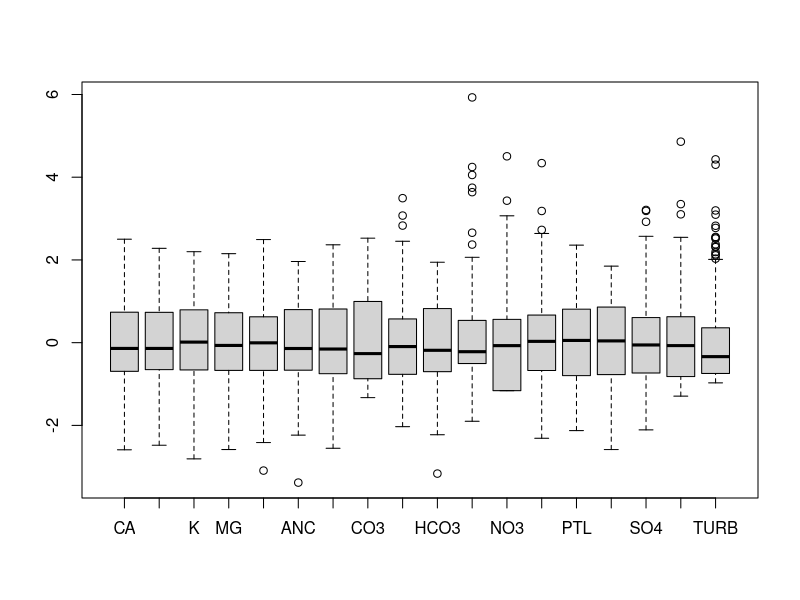
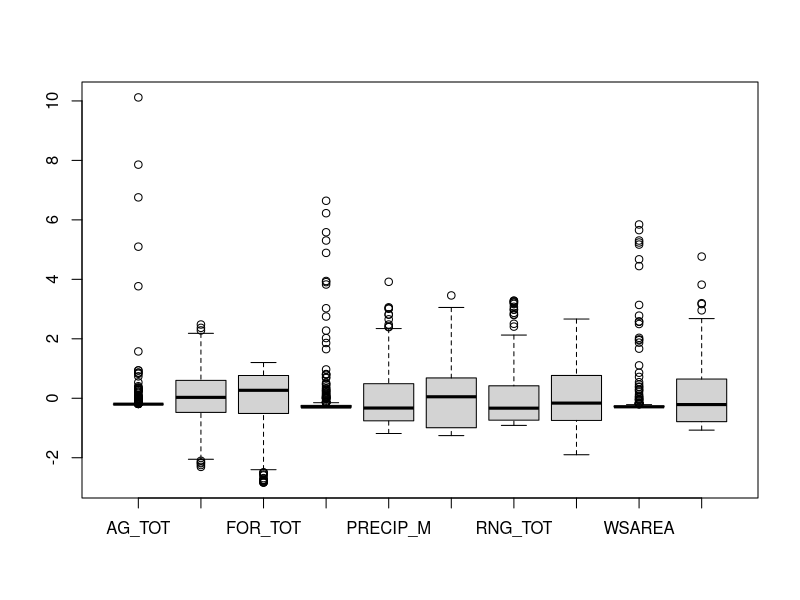

These figures' R source, in order: (Note: this script raises an error after producing the figures.)
#HW3

dta <- read.csv("wemap_pnw_rda_HW.csv")
pnw <- na.omit(dta) #remove missing data
rm(dta)

wq <- pnw[c(2:9, 11:20)] #water quality variables
ws <-pnw[c(21,23:24,26:32)] #watershed variables

#make sure to scale data
boxplot(scale(log(wq+1))) 
boxplot(scale(ws))

cor.matrix(wq)
cor.matrix(ws)

wq.lg <-log(wq+1)
cor.matrix(wq.lg)

ws.lg <-log(ws+1)
cor.matrix(ws.lg)

lshap <- lapply(ws.lg, shapiro.test) #shapiro test on log transformed data
lres <- sapply(lshap, `[`, c("statistic","p.value"))
t(lres)

#WATER QUALITY MATRIX
wq.corr<-round(cov(scale(wq.lg)),2) #correlation Matrix
diag(round(cov(wq.lg),2)) #show variance only from correlation matrix (along diagonal)

require(MASS) #loads the PCA package
pca <- princomp(scale(wq.lg)) #creates a PC matrix using the correlation matrix
biplot(pca, main = "Biplot", xlab = "Comp.1 (48.8%)", ylab = "Comp.2 (14.8%)")
#Scale for sites(PC matrix-pca$scores) on top, scale for variables (vectors-loadings) along bottom
summary(pca) #proportion of variance is eigenvalues for each PC

plot(pca, main="Scree Plot") #Scree plot
broken.stick(18) #After comparing, keep comp 1 & 2

round(loadings(pca),2) #Check eigenvectors:
pca$scores


#WATERSHED MATRIX
round(var(ws),2) #covariance matrix
diag(round(var(ws),2)) #show variance only from covariance/var matrix (along diagonal)

require(MASS) #loads the PCA package
pca <- princomp(scale(ws)) #creates a PC matrix using the correlation matrix
biplot(pca, main = "Biplot", xlab = "Comp.1 (48.8%)", ylab = "Comp.2 (14.8%)")
#Scale for sites(PC matrix-pca$scores) on top, scale for variables (vectors-loadings) along bottom
summary(pca) #proportion of variance is eigenvalues for each PC

plot(pca, main="Scree Plot") #Scree plot
broken.stick(18) #After comparing, keep comp 1 & 2

round(loadings(pca),2) #Check eigenvectors:
